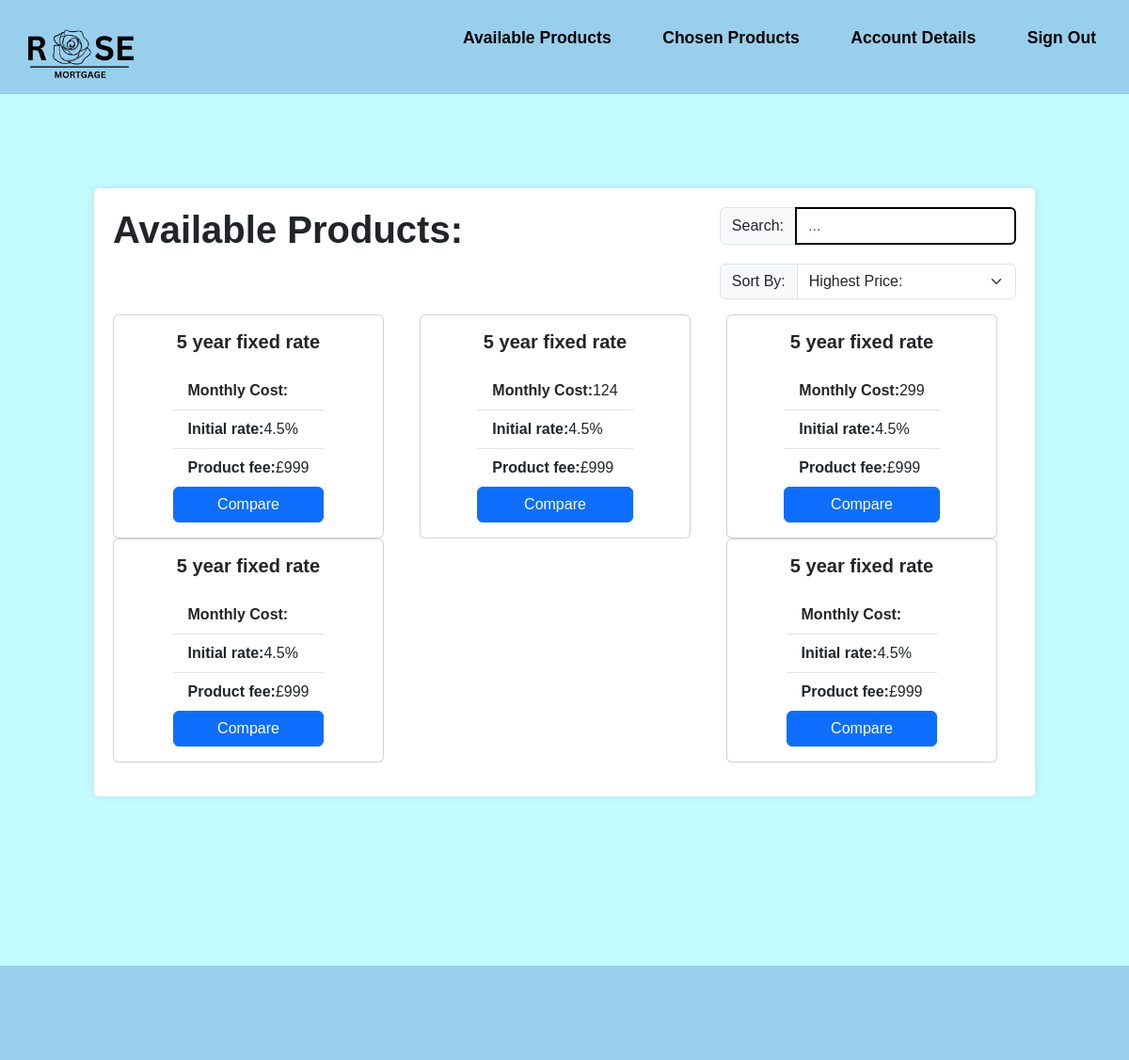
Screenshot of /MemberViewProducts.php with the database file from the repository.
### tables this page shows
CREATE TABLE "Product" (
	"Product_ID"	INTEGER NOT NULL,
	"Broker_ID"	INTEGER NOT NULL,
	"YearRate"	INTEGER NOT NULL,
	"ProductType"	TEXT NOT NULL,
	"expected_income"	INTEGER NOT NULL,
	"expected_outgoings"	INTEGER NOT NULL,
	"expected_credit_score"	INTEGER NOT NULL,
	"initial_interest_rate"	REAL NOT NULL,
	"secondary_interest_rate"	REAL NOT NULL,
	"ProductFee"	INTEGER NOT NULL,
	"mtv_ratio"	REAL NOT NULL,
	"aDraft"	INTEGER NOT NULL,
	FOREIGN KEY("Broker_ID") REFERENCES "Broker"("Broker_ID"),
	PRIMARY KEY("Product_ID" AUTOINCREMENT)
);

CREATE TABLE "Quote" (
	"Quote_ID"	INTEGER NOT NULL,
	"Product_ID"	INTEGER NOT NULL,
	"RegisteredUser_ID"	INTEGER NOT NULL,
	"monthly_repayments"	INTEGER NOT NULL,
	"total_repayment"	INTEGER,
	"product_starred"	INTEGER NOT NULL,
	FOREIGN KEY("Product_ID") REFERENCES "Product"("Product_ID"),
	FOREIGN KEY("RegisteredUser_ID") REFERENCES "RegisteredUser"("RegisteredUser_ID"),
	FOREIGN KEY("Quote_ID") REFERENCES "Quote"("Quote_ID"),
	PRIMARY KEY("Quote_ID" AUTOINCREMENT)
);

### MemberViewProducts.php (the view, shortened to what this page needs)
<?php
require_once 'connection.php';
$sql = "SELECT *
        FROM Product
        LEFT JOIN financialdetails ON (financialdetails.RegisteredUser_ID = Product.Broker_ID)
        LEFT JOIN RegisteredUser ON (RegisteredUser.RegisteredUser_ID = financialdetails.RegisteredUser_ID)
        LEFT JOIN Quote ON (Quote.Product_ID = Product.Product_ID);";
$statement = $db->query($sql);
?>
<!DOCTYPE html>
<html lang="en">
<head>
  <link rel="stylesheet" href="https://cdn.jsdelivr.net/npm/bootstrap@5.3.2/dist/css/bootstrap.min.css">
  <link rel="stylesheet" href="style.css">
</head>
<body>
<header class="flex-container">
<a href="MemberViewProducts.php"> <img src="Assets/logo.png" alt="Rose Mortgage"> </a>
    <div>
        <ul class="nav-links">
            <li><a href="MemberViewProducts.php">Available Products</a></li>
            <li><a href="MemberChosenProducts.php">Chosen Products</a></li>
            <li><a href="MemberAccountDetails.php">Account Details</a></li>
            <li><a href="home.php">Sign Out</a></li>
        </ul>
    </div>
</header>
<div class="largecontainer">
    <div class="flex-container">
        <div><h1><b>Available Products:</b></h1></div>
        <div>
            <div class="input-group flex-nowrap">
                <span class="input-group-text" id="addon-wrapping">Search:</span>
                <input type="text" class="form-control" placeholder="..." aria-label="Username" aria-describedby="addon-wrapping">
            </div>
            <div class="input-group mb-3">
                <label class="input-group-text" for="inputGroupSelect01">Sort By:</label>
                <select class="form-select" id="inputGroupSelect01">
                    <option selected>Highest Price:</option>
                </select>
            </div>
        </div>
    </div>
    <div class="flex-table">
        <?php
        while ($row = $statement->fetch(PDO::FETCH_ASSOC)) {
        ?>
        <div class="card" style="width: 18rem;">
            <div class="card-body">
            <h5 class="card-title"><b><?php echo $row["YearRate"] . " " . $row["ProductType"]; ?></b></h5>
                <ul class="list-group list-group-flush">
                    <li class="list-group-item"><b>Monthly Cost:</b><?php echo $row["monthly_repayments"]; ?></li>
                    <li class="list-group-item"><b>Initial rate:</b><?php echo $row["initial_interest_rate"]; ?></li>
                    <li class="list-group-item"><b>Product fee:</b><?php echo $row["ProductFee"]; ?></li>
                </ul>
                <a href="#" class="btn btn-primary">Compare</a>
            </div>
        </div>
        <?php
        }
        ?>
    </div>
</div>
<footer>
</footer>
</body>
</html>

### style.css (style rules this page uses)
* { margin: 0; padding: 0; text-decoration: none; font-family: Arial, Helvetica, sans-serif; box-sizing: border-box; list-style: none; }
a { color: #000; text-decoration: none; }
header { background-color: #98CFED; padding: 10px; color: black; height: 100px; width: 100%; top: 0; display: flex; justify-content: flex-start; align-items: center; z-index: 1000; }
.nav-links li { display: inline-block; position: relative; margin: 0 25px; }
.nav-links li a { font-weight: bold; font-size: 1.1rem; text-decoration: none; color: black; }
.nav-links li::after { content: ''; width: 0%; height: 2px; background: #000; display: block; margin: auto; position: absolute; top: 100%; left: 50%; transform: translate(-50%); transition: 0.7s; }
header img { width: 150px; height: auto; }
body { background-color: #c4fbff; display: flex; flex-direction: column; min-height: 100vh; }
.card { height: 100%; display: flex; justify-content: center; align-items: center; }
.card-body { height: 100%; display: flex; flex-direction: column; }
.card-title { margin-bottom: 20px; text-align: center; }
ul { flex: 1; margin-bottom: 20px; }
ul li { list-style-type: disc; }
.form-control { border: 2px solid black; }
.largecontainer { width: 1000px; margin: 100px auto 80px; padding: 20px; background-color: #fff; border-radius: 5px; box-shadow: 0 0 10px rgba(0, 0, 0, 0.1); }
.flex-container { display: flex; flex-direction: row; justify-content:space-between; }
.flex-table { display:flex; flex-direction: row; flex-wrap: wrap; align-content: flex-start; justify-content: space-between; margin-right: 20px; margin-bottom: 1em; }
label { display: block; font-weight: bold; }
.input-group { margin-bottom: 20px; }
footer { background-color: #98CFED; padding: 10px; color: black; height: 100px; width: 100%; bottom: 0; z-index: 1000; margin-top: 100px; }

### rows the page displays
product: YearRate "5 year", ProductType "fixed rate", initial_interest_rate "4.5%", ProductFee "£999"
quote: Product_ID.YearRate "5 year", Product_ID.ProductType "fixed rate", monthly_repayments "124", Product_ID.initial_interest_rate "4.5%", Product_ID.ProductFee "£999"
quote: Product_ID.YearRate "5 year", Product_ID.ProductType "fixed rate", monthly_repayments "299", Product_ID.initial_interest_rate "4.5%", Product_ID.ProductFee "£999"
product: YearRate "5 year", ProductType "fixed rate", initial_interest_rate "4.5%", ProductFee "£999"
product: YearRate "5 year", ProductType "fixed rate", initial_interest_rate "4.5%", ProductFee "£999"
